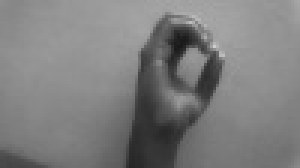
#> input picture Sign Language for Numbers/0/zero_1120.jpg, 100 x 56 px (shown 3 times larger); its folder holds only this picture in this run
$ jupyter execute --allow-errors 'Model all digits.ipynb'
#> lines starting #> are read from the running program, lines starting #| are printed output that depends on the picture
[cell 1]
import numpy as np
import pandas as pd
import matplotlib.pyplot as plt
import os
import cv2
import pickle
import tables

# creating new set of data

[cell 2]
Datadir = "Sign Language for Numbers"
Categories = ["0","1","2","3","4","5","6","7","8","9","unknown"]

[cell 3]
Img_size = 70

[cell 4]
training_data = []

def create_training_data():
    for category in Categories:

        path = os.path.join(Datadir,category)
        class_num = Categories.index(category)
        for img in os.listdir(path):
            try:
                img_array = cv2.imread(os.path.join(path,img),cv2.IMREAD_GRAYSCALE)
#> img_array is the input picture: shape (56, 100); min 25, max 205, mean 125.8
                new_array = cv2.resize(img_array,(Img_size,Img_size))
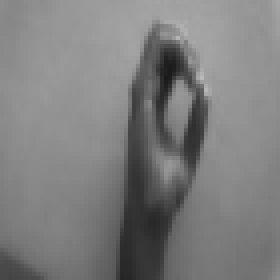
#> new_array: shape (70, 70) (shown 4 times larger); min 26, max 185, mean 125.7
                training_data.append([new_array,class_num])
            except Exception:
                print("error")
#> pass 2 of the loop in create_training_data, `for category in Categories:`:
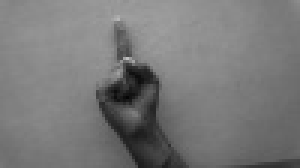
#> input picture Sign Language for Numbers/1/one_1013.jpg, 100 x 56 px (shown 3 times larger)
#> in create_training_data, img_array is the input picture: shape (56, 100); min 5, max 190, mean 120.5
#> in create_training_data, `new_array = cv2.resize(img_array,(Img_size,Img_size))`:
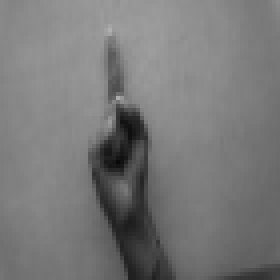
#> new_array: shape (70, 70) (shown 4 times larger); min 9, max 175, mean 120.4
#> (the rest of this cell did not finish here and is left out)

[cell 5]
print(len(training_data))
#| 2

# Importing dataset

[cell 6]
import random
random.shuffle(training_data)

[cell 7]
X  = []
Y = []

[cell 8]
for features,label in training_data:
    X.append(features)
    Y.append(label)
#> this loop made 2 passes
#> label on passes 1 to 2: 0, 1
#> after the loop, X = 2 items; Y = [0, 1]

[cell 9]
np.shape(X)
#> Out = (2, 70, 70)
